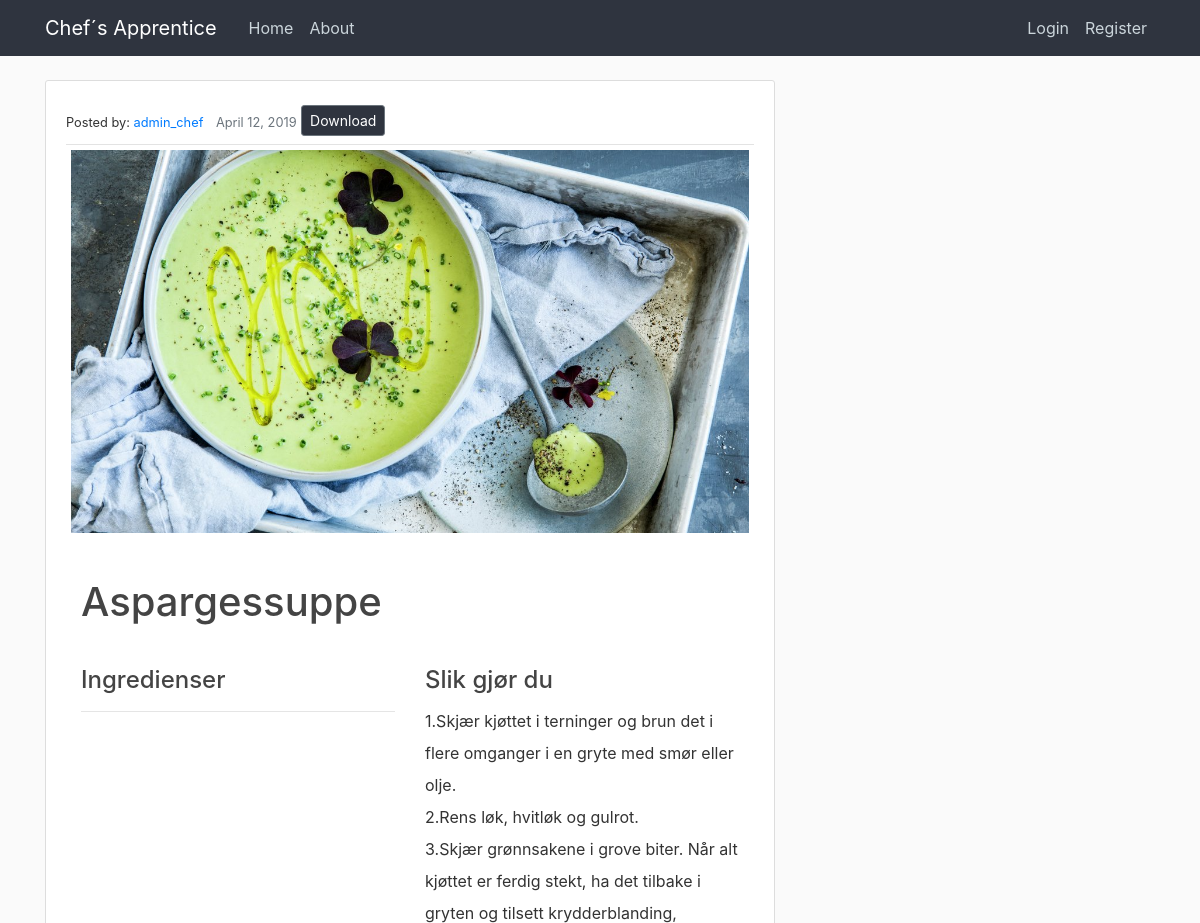
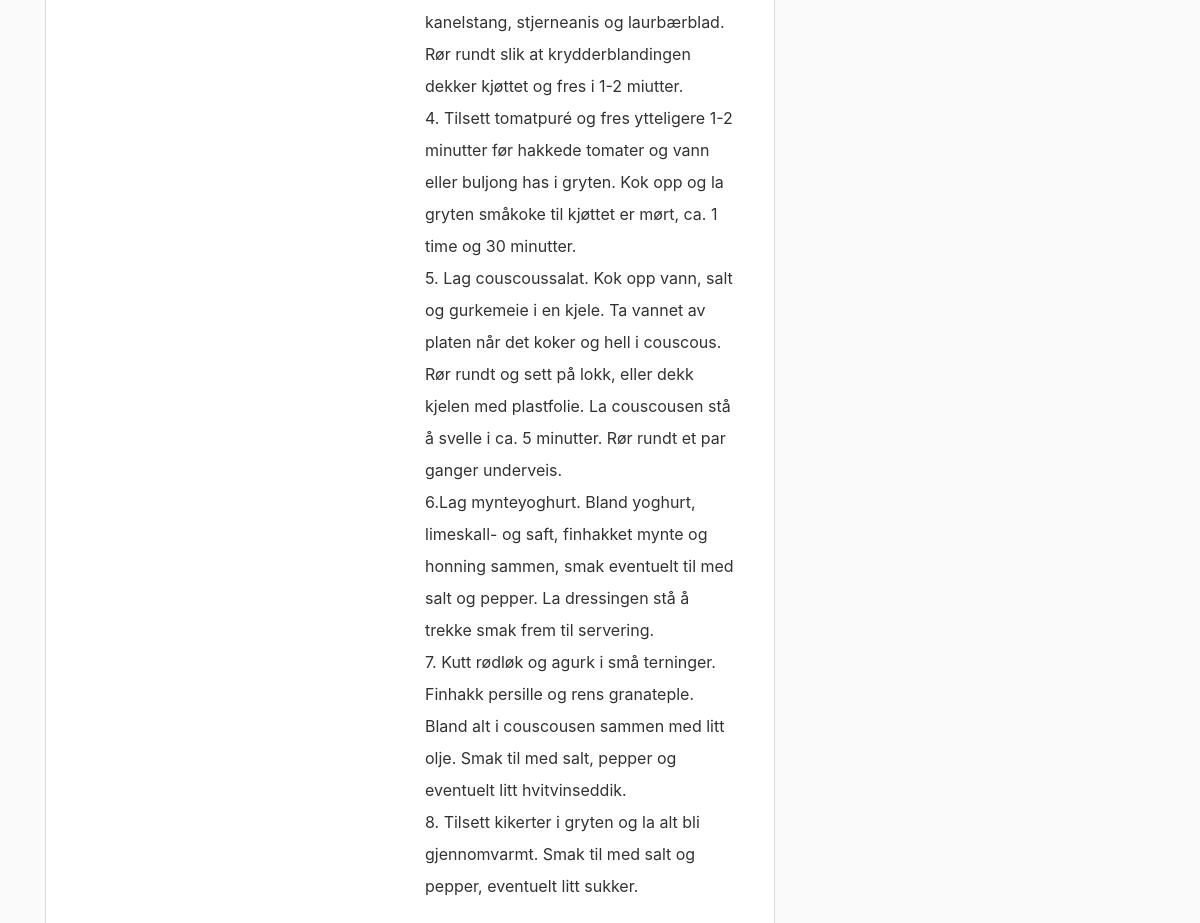
/Aspargessuppe/28, run on the app's committed database (2 pictures, top to bottom).
### chefs_apprentice/models.py (models this page shows, shortened)
class Recipe(models.Model):
    title = models.CharField(max_length=100)  # tenkt samme som tilhørende post
    ingredients = models.ManyToManyField(ChosenIngredient, blank=True, related_name='+')  # liste av ingrediensobjekter
    description = models.TextField()  # tenkt sammen med content i post
    date_posted = models.DateTimeField(
        default=timezone.now)  # DateTimeField(auto_now=True) ville satt datoen til akkurat nå
    author = models.ForeignKey(User,
                               on_delete=models.CASCADE)  # on_delete=models.CASCADE sier at hvis brukeren blir slettet vil postene også bli slettet
    image = models.ImageField(default='default.jpg', upload_to='food_pics')
    visible = models.BooleanField(default=True)
    NIVA = (
        ('E', 'Enkel'),
        ('M', 'Middels'),
        ('V', 'Vanskelig'),
    )
    TID = (
        ('L', 'Under 30 min'),
        ('M', 'Ca. 30-60 min'),
        ('S', 'Over 1 time'),
    )
    tid = models.CharField(default='L', max_length=1, choices=TID)
    niva = models.CharField(default='E', max_length=1, choices=NIVA)

### chefs_apprentice/views.py (the view)
# urls.py: path('<str:recipetitle>/<pk>', views.view_recipe, name="view_recipe"),
def view_recipe(request, pk, recipetitle):
    recipe = get_object_or_404(Recipe, pk=pk)
    ingredients = ChosenIngredient.objects.filter(recipe__title=recipe.title) # henter ut alle ingrediense
    context = {
        "recipe": recipe,
        "ingredients": ingredients,
    }
    return render(request, 'chefs_apprentice/recipe.html', context) # rendrer html templaten med innholdet hentet i denne funksjonen

### chefs_apprentice/templates/chefs_apprentice/recipe.html (shortened to what this page needs)
{% extends "chefs_apprentice/base.html" %}
{% block content%}
      <article class="media content-section">
        <div class="media-body">
          <div class="article-metadata">
            <small>Posted by: <a class="mr-2" href="profile">{{ recipe.author }}</a></small>
            <small class="text-muted">{{ recipe.date_posted|date:"F d, Y" }}</small>
              <a class="btn btn-secondary btn-sm mt-1 mb-2" href="{% url 'recipe-pdf' recipe.title recipe.id %}">Download</a>
          </div>
            <div class="container">
              <div class="row">
                <img class="recipe_image" src="{{ recipe.image.url }}" alt="#">
              </div>
              <h2 class="recipeview-title">{{ recipe.title }}</h2>
              <div class="row">
                <div class="col">
                  <h4 class="r-content"> Ingredienser <hr> </h4>
                </div>
                  <div class="col">
                    <h4 class="r-content">Slik gjør du</h4>
                    <p class="recipe_description">{{ recipe.description }}</p>
                  </div>
              </div>
            </div>
          </div>
        </div>
{% endblock content %}

### chefs_apprentice/static/chefs_apprentice/main.css (style rules this page uses)
body { background: #fafafa; color: #333333; margin-top: 5rem; }
h1, h2, h3, h4, h5, h6 { color: #444444; }
.content-section { background: #ffffff; padding: 20px; border: 1px solid #dddddd; border-radius: 3px; margin-bottom: 20px; }
.article-metadata { padding-bottom: 0; margin-bottom: 0; border-bottom: 1px solid #e3e3e3 }
.btn { background-color: #2F343F; color: white; }
.recipe_image { width: 100%; height:100%; padding:5px; margin-bottom:10px; }
.recipeview-title { font-size: 2.5rem; margin: 30px 0; color: #444444; }
.recipe_description { white-space: pre-line; margin: 10px 0; line-height: 2.0; }
.r-content { margin: 10px 0; }

### data on the page
Recipe: author "admin_chef", date_posted "April 12, 2019", image (picture), title "Aspargessuppe", description "1.Skjær kjøttet i terninger og brun det i flere omganger i en gryte med smør eller olje. 2.Rens løk, hvitløk og gulrot. 3.Skjær grønnsakene i grove biter. Når alt kjøttet er ferdig stekt, ha det tilbake i gryten og tilsett krydderblanding, kanelstang, stjerneanis og laurbærblad. Rør rundt slik at krydderblandingen dekker kjøttet og fres i 1-2 miutter. 4. Tilsett tomatpuré og fres ytteligere 1-2 minutter før hakkede tomater og vann eller buljong has i gryten. Kok opp og la gryten småkoke til kjøttet er mørt, ca. 1 time og 30 minutter. 5. Lag couscoussalat. Kok opp vann, salt og gurkemeie i en kjele. Ta vannet av platen når det koker og hell i couscous. Rør rundt og sett på lokk, eller dekk…"
